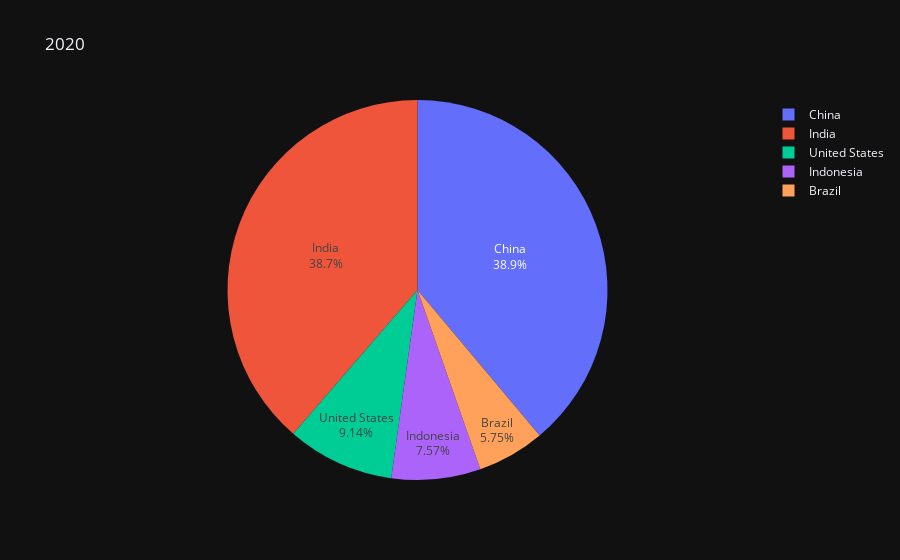

Write notebook code for a chart like this one.
### Code cell
fig = px.pie(df_pivot_2020, values='2020',names='Country Name',title='2020')
fig.update_traces(textinfo='label+percent', textposition='inside')
fig.show()

### Figure 1 — Plotly figure (JSON) as saved in the notebook; plotly's stock layout.template omitted (floating-point values rounded to 4 significant figures)
{"data": [{"domain": {"x": [0.0, 1.0], "y": [0.0, 1.0]}, "hovertemplate": "Country Name=%{label}<br>2020=%{value}<extra></extra>", "labels": ["United States", "India", "China", "Indonesia", "Brazil"], "legendgroup": "", "name": "", "showlegend": true, "values": [331500000.0, 1403000000.0, 1411000000.0, 274800000.0, 208700000.0], "type": "pie", "textinfo": "label+percent", "textposition": "inside"}], "layout": {"legend": {"tracegroupgap": 0}, "title": {"text": "2020"}}}
